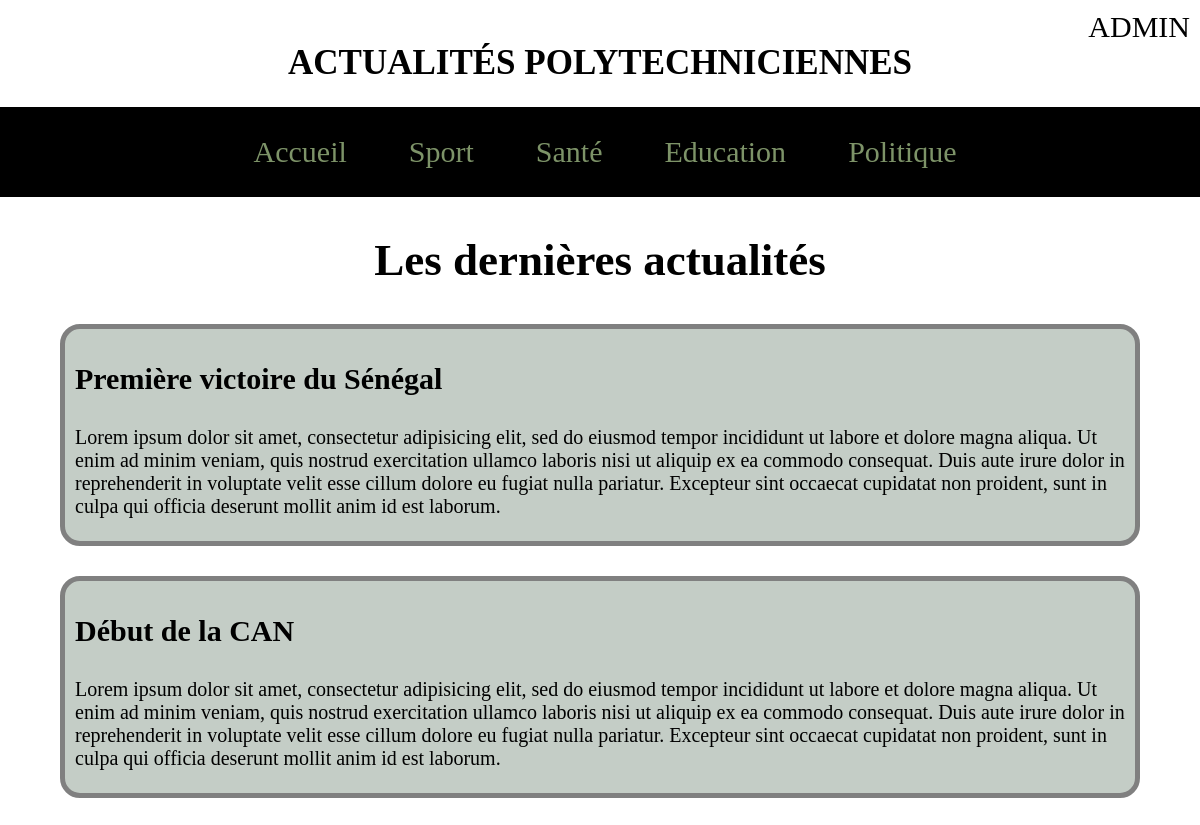
Screenshot of /index.php?action=categorie&id=1 with the database file from the repository.
### tables this page shows
CREATE TABLE Categorie(
	id int primary key auto_increment,
	libelle varchar(20)
) ENGINE InnoDB DEFAULT;

CREATE TABLE Article(
	id int primary key auto_increment,
	titre varchar(255),
	contenu text,
	dateCreation datetime DEFAULT NOW(),
	dateModification datetime DEFAULT NOW(),
	categorie int
) ENGINE InnoDB DEFAULT;

### src/controllers/HomeController.php (called while the page is built, shortened)
<?php
require_once 'C:\xampp\htdocs\mglsi\archi\src\services\ArticleService.php';
require_once 'C:\xampp\htdocs\mglsi\archi\src\services\CategoryService.php';
class HomeController {
    private $articleService;
    private $categoryService;
    public function __construct() {
        $this->articleService = new ArticleService();
        $this->categoryService = new CategoryService();
    }
    public function showHomePage() {
        $isAdminLoggedIn = false;
        $data = new stdClass();
        $data->categories = $this->categoryService->getAllCategories();
        if (isset($_GET['action']) && $_GET['action'] === 'categorie' && isset($_GET['id'])) {
            $catId = $_GET['id'];
            $data->articles = $this->articleService->getArticlesByCategory($catId);
        } else if (isset($_GET['action']) && $_GET['action'] === 'article' && isset($_GET['id'])) {
            $articleId = $_GET['id'];
            $data->articles = $this->articleService->getArticleById($articleId);
        } else {
            $data->articles = $this->articleService->getAllArticles();
        }
        require 'C:\xampp\htdocs\mglsi\archi\src\views\accueil.php';
    }
}
?>

### index.php (called while the page is built)
<?php
    require_once 'C:\xampp\htdocs\mglsi\archi\src\controllers\HomeController.php';
    $controller = new HomeController();
    $controller->showHomePage();
?>

### src/dao/Database.php (called while the page is built, shortened)
<?php
class Database {
    private $host = "localhost";
    private $dbname = "mglsi_news2";
    private $username = "mglsi_user";
    private $password = "passer";
    private $connection;
    public function __construct() {
        $this->connection = new PDO("mysql:host=$this->host;dbname=$this->dbname", $this->username, $this->password);
        $this->connection->setAttribute(PDO::ATTR_ERRMODE, PDO::ERRMODE_EXCEPTION);
    }
    public function executeQuery($query, $params = []) {
        $stmt = $this->connection->prepare($query);
        $stmt->execute($params);
        return $stmt->fetchAll(PDO::FETCH_OBJ);
    }
    }
?>

### src/services/CategoryService.php (called while the page is built, shortened)
<?php
require_once 'C:\xampp\htdocs\mglsi\archi\src\models\Category.php';
class CategoryService {
    private $category;
    public function __construct() {
        $this->category = new Category();
    }
    public function getAllCategories() {
        return $this->category->getAllCategories();
    }
}
?>

### src/models/Category.php (called while the page is built, shortened)
<?php
require_once 'C:\xampp\htdocs\mglsi\archi\src\dao\CategoryDAO.php';
class Category {
    private $categoryDao;
    public function __construct() {
        $this->categoryDao = new CategoryDAO();
    }
    public function getAllCategories() {
        return $this->categoryDao->getAllCategories();
    }
}
?>

### src/dao/CategoryDAO.php (called while the page is built, shortened)
<?php
require_once 'Database.php';
class CategoryDAO {
    private $db;
    public function __construct() {
        $this->db = new Database();
    }
    public function getAllCategories() {
        $query = "SELECT * FROM categorie";
        return $this->db->executeQuery($query);
    }
}
?>

### src/services/ArticleService.php (called while the page is built, shortened)
<?php
require_once 'C:\xampp\htdocs\mglsi\archi\src\models\Article.php';
class ArticleService {
    private $article;
    public function __construct() {
        $this->article = new Article();
    }
    public function getArticlesByCategory($id) {
        return $this->article->getArticlesByCategory($id);
    }
}
?>

### src/models/Article.php (called while the page is built, shortened)
<?php
require_once 'C:\xampp\htdocs\mglsi\archi\src\dao\ArticleDAO.php';
class Article {
    private $articleDao;
    public function __construct() {
        $this->articleDao = new ArticleDAO();
    }
    public function getArticlesByCategory($id) {
        return $this->articleDao->getArticlesByCategory($id);
    }
}
?>

### src/dao/ArticleDAO.php (called while the page is built, shortened)
<?php
require_once 'Database.php';
class ArticleDAO {
    private $db;
    public function __construct() {
        $this->db = new Database();
    }
    public function getArticlesByCategory($categoryId) {
        $query = "SELECT * FROM article WHERE categorie = :category_id";
        $params = [':category_id' => $categoryId];
        return $this->db->executeQuery($query, $params);
    }
}
?>

### src/views/accueil.php (the view, shortened to what this page needs)
<!DOCTYPE html>
<html lang="en">
<head>
    <link rel="stylesheet" href="/assets/css/style.css">
    <link rel="stylesheet" href="https://cdnjs.cloudflare.com/ajax/libs/font-awesome/5.15.3/css/all.min.css">
</head>
<body>
    <h1>ACTUALITÉS POLYTECHNICIENNES</h1>
    <?php if ($isAdminLoggedIn): ?>
        <h1>Espace Administrateur</h1>
        <a href="/src/controllers/deconnexion.php" id="deconnexion">Se déconnecter</a>
    <?php else: ?>
        <a href="/src/controllers/authenticationController.php" id="admin">ADMIN</a>
    <?php endif; ?>
    <ul>
        <li><a href="index.php">Accueil</a></li>
        <?php foreach ($data->categories as $category): ?>
            <li>
                <a href="index.php?action=categorie&id=<?= $category->id ?>">
                    <?= $category->libelle ?>
                </a>
            </li>
        <?php endforeach; ?>
    </ul>
    <h2>Les dernières actualités</h2>
    <?php if (empty($data->articles)): ?>
        <p>Aucun article n'est encore disponible à ce jour pour cette catégorie.</p>
    <?php else: ?>
        <?php foreach ($data->articles as $article): ?>
            <div class="actu">
                <h3><?= $article->titre ?></h3>
                <p><?= $article->contenu ?></p>
            </div>
        <?php endforeach; ?>
    <?php endif; ?>
</body>
</html>

### assets/css/style.css (style rules this page uses)
h1 { text-align: center; color: black; font-size: 35px; padding: 20px; }
body { margin: 0; }
ul { list-style-type: none; padding: 14px; margin-top: -20px; background-color: black; color: rgb(125, 147, 104); text-align: center; }
li { display: inline-block; margin-left: 10px; padding: 14px; }
a { text-decoration: none; border: none; color: inherit; margin: 10px; margin-bottom: 0; font-size: 30px; cursor: pointer; }
h2 { text-align: center; font-family: Mapolice2; font-size: 45px; }
.actu { margin-left: 60px; margin-right: 60px; margin-bottom: 30px; padding: 3px; padding-left: 10px; border: 5px solid gray; border-radius: 20px; background-color: rgb(196, 205, 198); }
p { font-size: 20px; }
h3 { font-size: 30px; }
a#deconnexion, a#admin { position: absolute; top: 0; right: 0; }

### rows the page displays
categorie: libelle "Sport"
categorie: libelle "Santé"
categorie: libelle "Education"
categorie: libelle "Politique"
article: titre "Première victoire du Sénégal", contenu "Lorem ipsum dolor sit amet, consectetur adipisicing elit, sed do eiusmod tempor incididunt ut labore et dolore magna aliqua. Ut enim ad minim veniam, quis nostrud exercitation ullamco laboris nisi ut aliquip ex ea commodo consequat. Duis aute irure dolor in reprehenderit in voluptate velit esse cillum dolore eu fugiat nulla pariatur. Excepteur sint occaecat cupidatat non proident, sunt in culpa qui officia deserunt mollit anim id est laborum."
article: titre "Début de la CAN", contenu "Lorem ipsum dolor sit amet, consectetur adipisicing elit, sed do eiusmod tempor incididunt ut labore et dolore magna aliqua. Ut enim ad minim veniam, quis nostrud exercitation ullamco laboris nisi ut aliquip ex ea commodo consequat. Duis aute irure dolor in reprehenderit in voluptate velit esse cillum dolore eu fugiat nulla pariatur. Excepteur sint occaecat cupidatat non proident, sunt in culpa qui officia deserunt mollit anim id est laborum."
